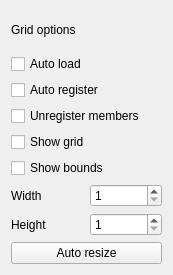
<?xml version="1.0" encoding="UTF-8"?>
<ui version="4.0">
 <class>GridOptions</class>
 <widget class="QWidget" name="GridOptions">
  <property name="geometry">
   <rect>
    <x>0</x>
    <y>0</y>
    <width>173</width>
    <height>275</height>
   </rect>
  </property>
  <property name="sizePolicy">
   <sizepolicy hsizetype="Preferred" vsizetype="Minimum">
    <horstretch>0</horstretch>
    <verstretch>0</verstretch>
   </sizepolicy>
  </property>
  <property name="windowTitle">
   <string>Form</string>
  </property>
  <layout class="QGridLayout" name="gridLayout_4" columnstretch="0,0">
   <item row="6" column="1">
    <widget class="QSpinBox" name="w_spinBox">
     <property name="minimum">
      <number>1</number>
     </property>
     <property name="maximum">
      <number>1024</number>
     </property>
     <property name="singleStep">
      <number>1</number>
     </property>
    </widget>
   </item>
   <item row="0" column="0" colspan="2">
    <widget class="QLabel" name="label">
     <property name="text">
      <string>Grid options</string>
     </property>
    </widget>
   </item>
   <item row="4" column="0" colspan="2">
    <widget class="QCheckBox" name="grid_checkBox">
     <property name="text">
      <string>Show grid</string>
     </property>
    </widget>
   </item>
   <item row="5" column="0" colspan="2">
    <widget class="QCheckBox" name="bounds_checkBox">
     <property name="text">
      <string>Show bounds</string>
     </property>
    </widget>
   </item>
   <item row="3" column="0" colspan="2">
    <widget class="QCheckBox" name="unregister_members_checkBox">
     <property name="text">
      <string>Unregister members</string>
     </property>
    </widget>
   </item>
   <item row="1" column="0" colspan="2">
    <widget class="QCheckBox" name="auto_load_checkBox">
     <property name="text">
      <string>Auto load</string>
     </property>
    </widget>
   </item>
   <item row="7" column="1">
    <widget class="QSpinBox" name="h_spinBox">
     <property name="minimum">
      <number>1</number>
     </property>
     <property name="maximum">
      <number>1024</number>
     </property>
     <property name="singleStep">
      <number>1</number>
     </property>
    </widget>
   </item>
   <item row="13" column="0" colspan="2">
    <widget class="QPushButton" name="auto_resize">
     <property name="text">
      <string>Auto resize</string>
     </property>
    </widget>
   </item>
   <item row="2" column="0" colspan="2">
    <widget class="QCheckBox" name="auto_register_checkBox">
     <property name="text">
      <string>Auto register</string>
     </property>
    </widget>
   </item>
   <item row="7" column="0">
    <widget class="QLabel" name="height">
     <property name="text">
      <string>Height</string>
     </property>
    </widget>
   </item>
   <item row="6" column="0">
    <widget class="QLabel" name="width">
     <property name="text">
      <string>Width</string>
     </property>
    </widget>
   </item>
  </layout>
 </widget>
 <resources/>
 <connections/>
</ui>
